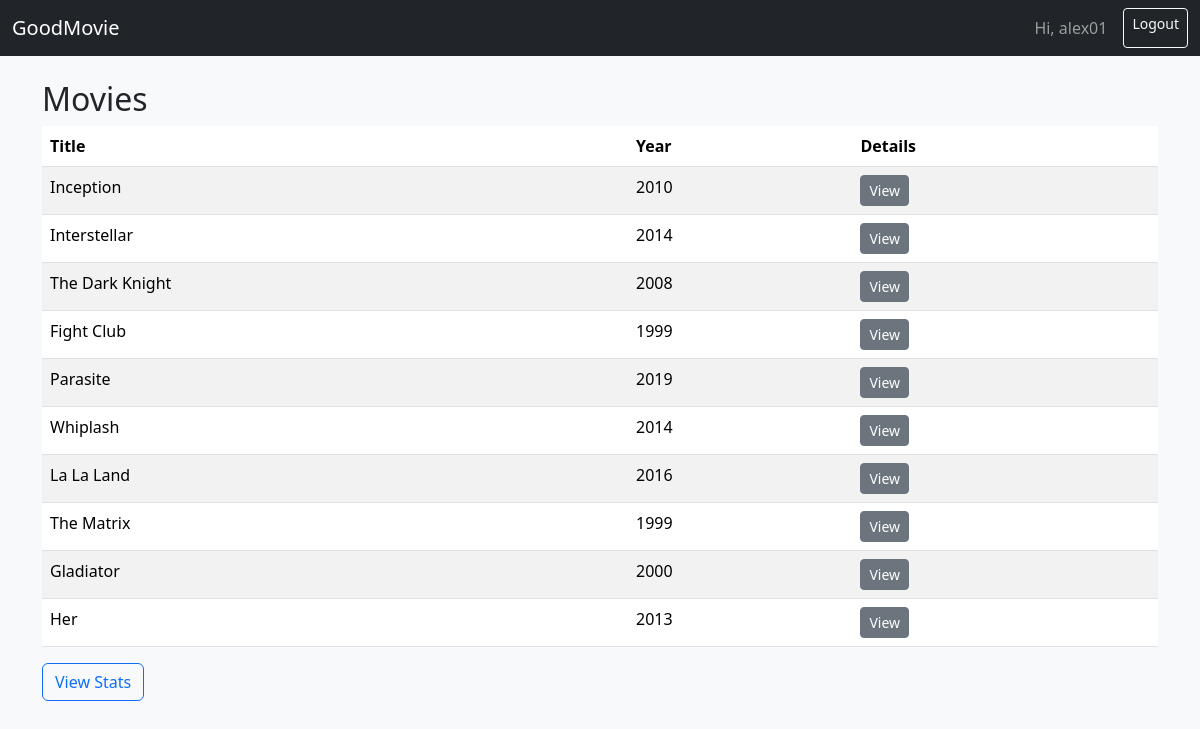
The app's page /movies (signed in) with its own data.
### tables this page shows
CREATE TABLE Movies (
    movie_id INTEGER PRIMARY KEY AUTOINCREMENT,
    title TEXT NOT NULL,
    release_year INTEGER,
    runtime_minutes INTEGER,
    description TEXT,
    language TEXT,
    created_at TEXT
);

### app.py (the view)
@app.route("/movies")
def movies():
    conn = get_db()
    rows = conn.execute("SELECT movie_id, title, release_year FROM Movies").fetchall()
    conn.close()
    return render_template("movies.html", movies=rows)

### app.py (called while the page is built)
def get_db():
    conn = sqlite3.connect("goodmovie.db")
    conn.row_factory = sqlite3.Row
    return conn

### templates/movies.html
{% extends "base.html" %}
{% block content %}
<h2>Movies</h2>
<table class="table table-striped">
  <thead>
    <tr>
      <th>Title</th>
      <th>Year</th>
      <th>Details</th>
    </tr>
  </thead>
  <tbody>
    {% for m in movies %}
      <tr>
        <td>{{ m["title"] }}</td>
        <td>{{ m["release_year"] }}</td>
        <td>
          <a class="btn btn-sm btn-secondary"
             href="{{ url_for('movie_detail', movie_id=m['movie_id']) }}">
            View
          </a>
        </td>
      </tr>
    {% endfor %}
  </tbody>
</table>
<a href="{{ url_for('stats') }}" class="btn btn-outline-primary">View Stats</a>
{% endblock %}

### records on screen
Movies: title "Inception", release_year "2010"
Movies: title "Interstellar", release_year "2014"
Movies: title "The Dark Knight", release_year "2008"
Movies: title "Fight Club", release_year "1999"
Movies: title "Parasite", release_year "2019"
Movies: title "Whiplash", release_year "2014"
Movies: title "La La Land", release_year "2016"
Movies: title "The Matrix", release_year "1999"
Movies: title "Gladiator", release_year "2000"
Movies: title "Her", release_year "2013"

### other values on screen
{{ session['username'] }} "alex01"
